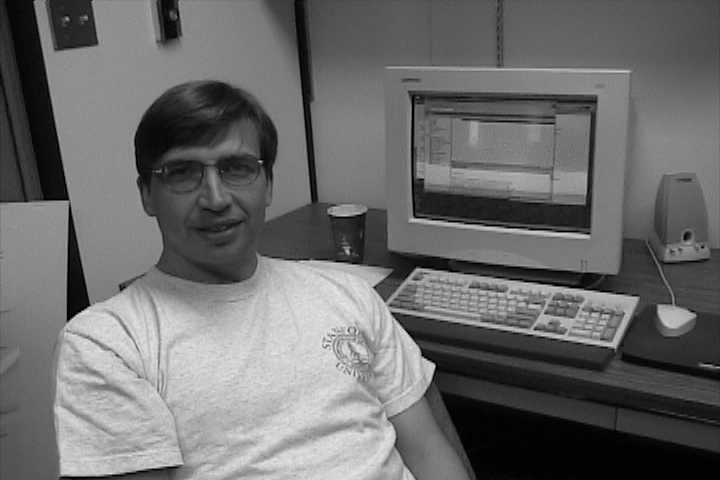
#> input picture dudekface/DudekSeq/frame0021.pgm, 720 x 480 px, given in place of d, which was not available
$ python -i lktrack.py   (imports and definitions only)   (Python 2 division)
#> lines starting #> are read from the running program, lines starting #| are printed output that depends on the picture; after the words box and inside, x2 and y2 are one past the last pixel; in counts of white or black regions, pixels touching at a corner belong together
from __future__ import division
import cv2
import scipy.signal as si
import numpy.linalg as lin
from numpy import *
from scipy.ndimage import filters
from PIL import Image

#some constants and default parameters
#for our implementation
winsize = 50
#for OpenCV's implementation
lk_params = dict(winSize=(3,3),maxLevel=2, criteria=(cv2.TERM_CRITERIA_EPS | cv2.TERM_CRITERIA_COUNT,10,0.03))

"""Class for Lucas-Kanade tracking with pyramidal optical flow.
	'Skeleton' taken from CV Draft, but own LK implementation.
"""
class LKTracker(object):

	""" Initialize with a list of image names """
	def __init__(self,imnames):
		self.imnames = imnames
		self.features = [] #corner points
		self.tracks = [] #obviously the tracked features
		self.current_frame = 0
		self.sigma = 3


	def harris(self,min_dist=10,threshold=0.01):
		""" Compute the Harris corner detector response function
		for each pixel in a graylevel image - as seen in the CV book. Return corners from a Harris response image
		min_dist is the minimum number of pixels separating corners and image boundary. """
#> called with min_dist = 10, threshold = 0.01
		print "Finding useful features."

		self.image = cv2.imread(self.imnames[self.current_frame])
#> self.image is the input picture: shape (480, 720, 3); min 0, max 238, mean 107.6
		self.gray = cv2.cvtColor(self.image,cv2.COLOR_BGR2GRAY)

		# derivatives
		imx = zeros(self.gray.shape)
		filters.gaussian_filter(self.gray, (self.sigma,self.sigma), (0,1), imx)
		imy = zeros(self.gray.shape)
		filters.gaussian_filter(self.gray, (self.sigma,self.sigma), (1,0), imy)

			# compute components of the Harris matrix
		Wxx = filters.gaussian_filter(imx*imx,self.sigma)
		Wxy = filters.gaussian_filter(imx*imy,self.sigma)
		Wyy = filters.gaussian_filter(imy*imy,self.sigma)
		# determinant and trace
		Wdet = Wxx*Wyy - Wxy**2
		Wtr = Wxx + Wyy
		harrisim = Wdet / Wtr

		# find top corner candidates above a threshold
		corner_threshold = harrisim.max() * threshold
#> corner_threshold = 0.398
		harrisim_t = (harrisim > corner_threshold) * 1

		# get coordinates of candidates
		coords = array(harrisim_t.nonzero()).T # ...and their values
		candidate_values = [harrisim[c[0],c[1]] for c in coords]
		# sort candidates
		index = argsort(candidate_values)

		# store allowed point locations in array
		allowed_locations = zeros(harrisim.shape)
		allowed_locations[min_dist:-min_dist,min_dist:-min_dist] = 1

		# select the best points taking min_distance into account
		filtered_coords = []
		for i in index:
			if allowed_locations[coords[i,0],coords[i,1]] == 1:
				filtered_coords.append(coords[i])
				allowed_locations[(coords[i,0]-min_dist):(coords[i,0]+min_dist),
					(coords[i,1]-min_dist):(coords[i,1]+min_dist)] = 0
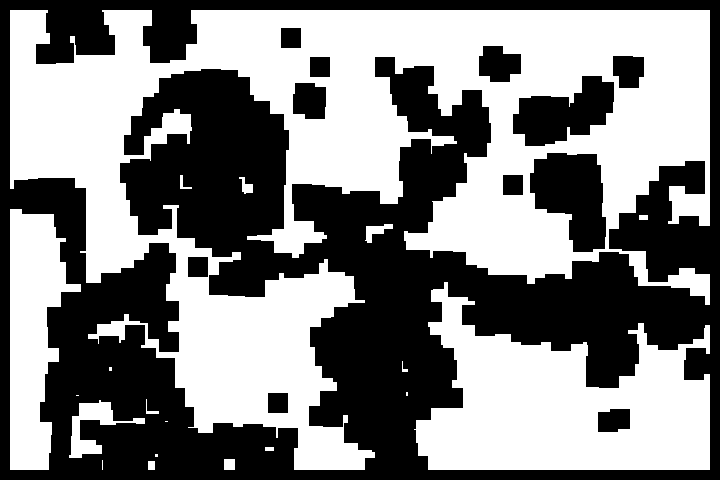
#> allowed_locations: shape (480, 720) float64; values 0 (black) and 1 (white), 51.2% white; 12 black regions, largest, box (x1, y1, x2, y2) and area: (0, 0, 720, 480) 153350, (530, 153, 606, 252) 5230, (513, 76, 614, 146) 4341

		filtered_coords = array(filtered_coords)

		self.features = filtered_coords
		tracks = [[p] for p in filtered_coords.reshape((-1,2))]
		self.tracks = tracks
		self.prev_gray = self.gray
		print len(self.features)
#| 641

		print "Done."


	"""Here we track the detected features. Surprising eh?
	 We utilize the found features and try to calculate the OpticalFlow with the Lucas-Kanade method"""
	# [29 lines left out: function our_track_points, not called in this run]


	""" Track the detected features using OpenCV. The code is copied from Jan Erik Solem "Programming Computer Vision with Python"""
	# [26 lines left out: function CV_track_points, not called in this run]


	""" Here we do the necessary derivations as to satisfy the Harris matrix later on.
	"""
	# [9 lines left out: function deriv, not called in this run]


	""" Here's a bet on how the bloody Lucas-Kanade can be written. """
	# [23 lines left out: function lk, not called in this run]


	"""Step to another frame. If no argument is given, step to the next frame. """
	# [6 lines left out: function step, not called in this run]


	"""Drawing with CV itself. Not sure why this is so smart, but whatevs. Press any key to continue to next frame """
	# [22 lines left out: functions draw, track, not called in this run]

>>> result = LKTracker('dudekface/DudekSeq/frame0021.pgm').harris()

$ run again, on dudekface/DudekSeq/frame0041.pgm
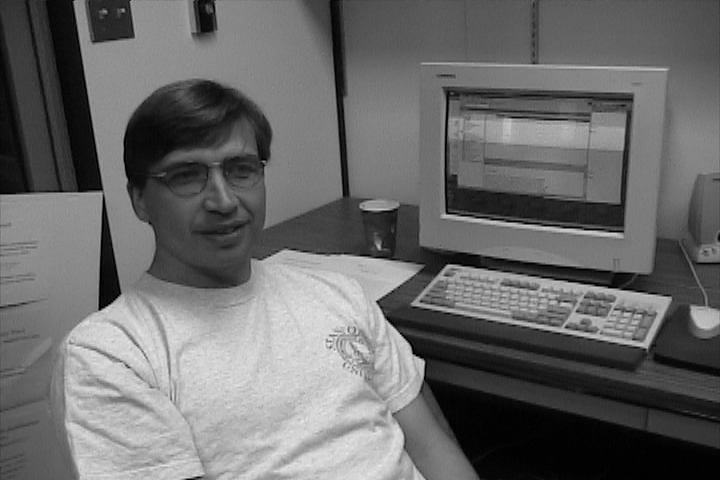
#> input picture dudekface/DudekSeq/frame0041.pgm, 720 x 480 px, given in place of d, which was not available
#> in harris, self.image is the input picture: shape (480, 720, 3); min 0, max 241, mean 105.8
#> after the loop in harris, `for i in index:`:
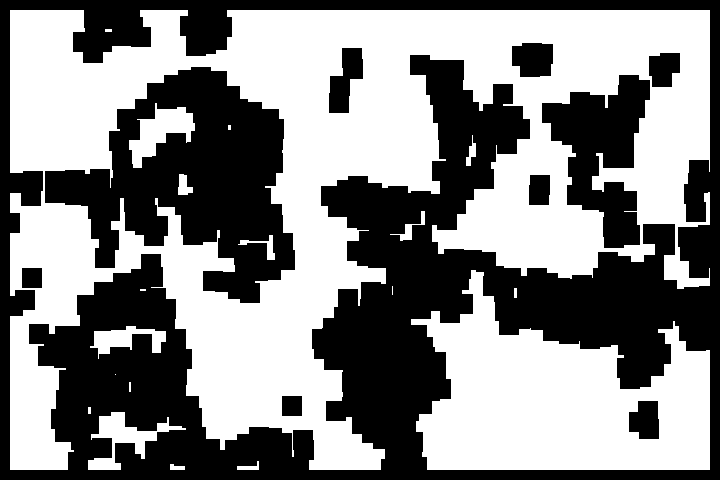
#> allowed_locations: shape (480, 720) float64; values 0 (black) and 1 (white), 53.3% white; 10 black regions, largest, box (x1, y1, x2, y2) and area: (0, 0, 720, 480) 115864, (45, 67, 295, 303) 29807, (542, 75, 650, 248) 9777
#| 593
